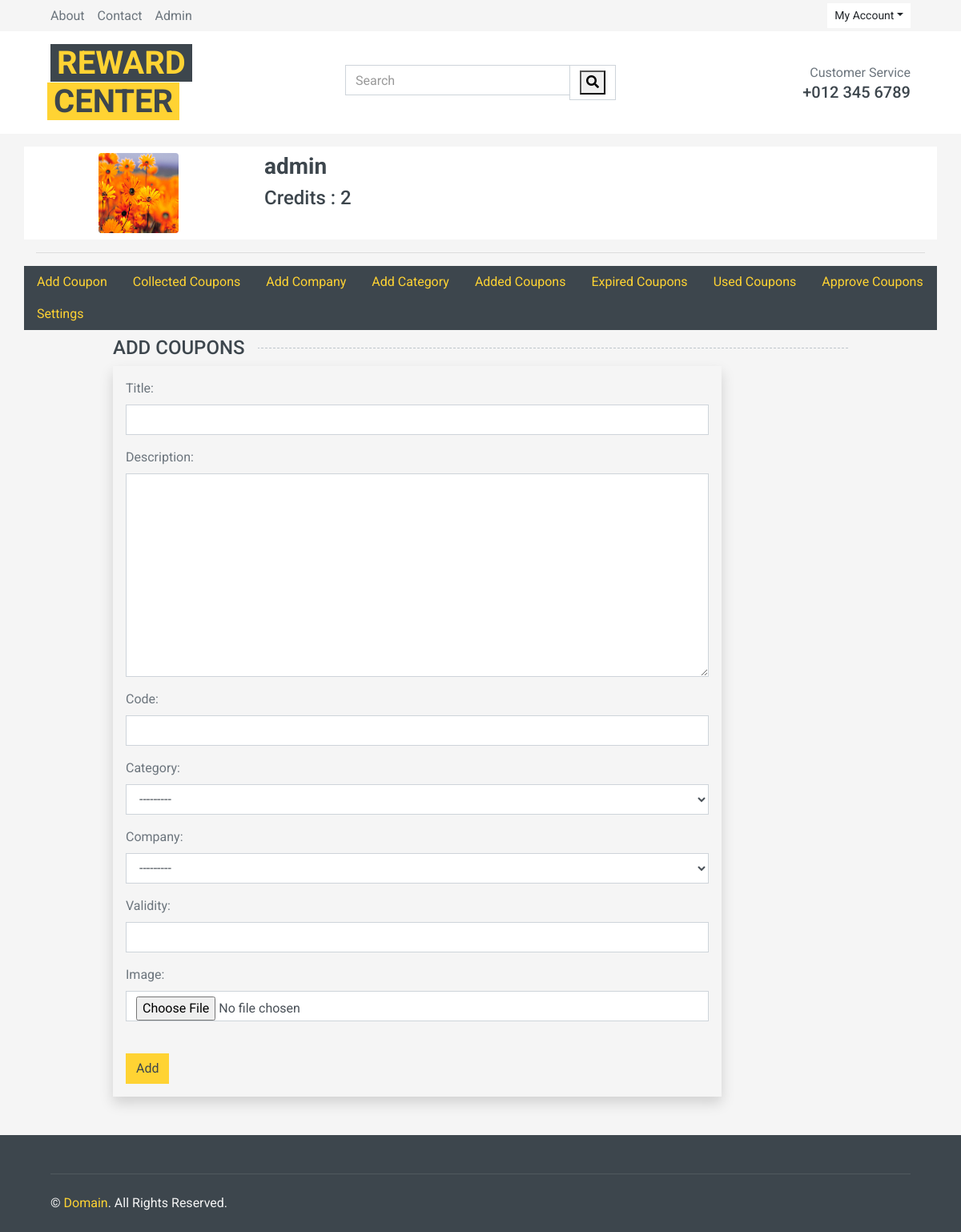
/add-coupon/ (signed in), run on the app's committed database.
### myapp/models.py (models this page shows)
class UserProfile(models.Model):
  user = models.OneToOneField(User, on_delete=models.CASCADE)
  credits = models.IntegerField(default=5)
  dp = models.ImageField(upload_to='user_dp/', null=True, blank=True)

### myapp/views.py (the view, shortened to what this page needs)
# urls.py: path('add-coupon/', views.AddCoupon.as_view(), name="add-coupon"),
@method_decorator(login_required, name='dispatch')
class AddCoupon(View):
  def get(self, request):
    fm = CouponForm()
    profiledetail = UserProfile.objects.filter(user_id=request.user.id)
    data = dict(forms=fm, profiledetail=profiledetail)
    return render(request, 'myapp/add_coupon.html', data)

### myapp/forms.py
class CouponForm(forms.ModelForm):
  class Meta:
    model = Coupon
    fields = ['title', 'description', 'code','category', 'company', 'validity', 'image']
    widgets = {
      'validity' : forms.TextInput(attrs={'id':'datepicker', 'class':'form-control'}),
      'title' : forms.TextInput(attrs={'class':'form-control'}),
      'description' : forms.Textarea(attrs={'class':'form-control'}),
      'code' : forms.TextInput(attrs={'class':'form-control'}),
      'image' : forms.FileInput(attrs={'class':'form-control'}),
      'company' : forms.Select(attrs={'class':'form-control'}),
      'category' : forms.Select(attrs={'class':'form-control'}),
      'collected_by' : forms.HiddenInput()
    }

### myapp/models.py (called while the page is built)
  def __str__(self):
    return self.name

  def __str__(self):
    return self.name

### myapp/templates/myapp/add_coupon.html (shortened to what this page needs)
{% extends 'myapp/base.html' %}
{% load static %}
{% block profileheader %}
{% include 'myapp/profile-mid-portion.html' %}
{% endblock profileheader %}
{% block content %}
    <div class="row px-xl-5">
      <div class="container-fluid pt-2">
        <h4 class="section-title position-relative text-uppercase mx-5 mb-2"><span class="bg-secondary pr-3">Add Coupons</span></h4>
        <div class="row px-xl-5">
          <div class="col-md-10">
            <form action="" method="post" novalidate class="shadow p-3" enctype="multipart/form-data">
              {% for fm in forms %}
              <div class="form-group">
                  {{fm.label_tag}} {{fm}} <small class="text-danger">{{fm.errors|striptags}}</small>
              </div>
              {% endfor %}
              <input type="submit" class="btn btn-primary mt-4" value="Add">
              <br>
            </form>
          </div>
        </div>
      </div>
  </div>
</div>
{% endblock content %}

### myapp/templates/myapp/profile-mid-portion.html
{% load static %}
<div class="container">
  <div class="row my-3 bg-light">
    <div class="col-3 py-2 align-self-start">
      {% for pd in profiledetail %}
      {% if pd.dp %}
      <img src="{{pd.dp.url}}" alt="Profile Picture" class="rounded mx-auto d-block" style="border-radius: 40%;" width="100px" height="100px">
      {% else %}
      <img src="{% static 'myapp/images/user.jpg' %}" alt="Profile Picture" class="mx-auto d-block" style="border-radius: 50%;" width="100px" height="100px">
      {% endif %}
    </div>
    <div class="col-3 py-2">
      <h3>{{request.user}} {{request.user.profile}}</h3>
      <h4>Credits : {{pd.credits}}</h4>
      {% endfor %}
    </div>
  </div>
  <hr>
  <div class="row bg-dark">
    <a href="{% url 'add-coupon' %}" class="nav-item nav-link">Add Coupon</a>
    <a href="{% url 'profile' %}" class="nav-item nav-link">Collected Coupons</a>
    <a href="{% url 'add-company' %}" class="nav-item nav-link">Add Company</a>
    <a href="{% url 'add-category' %}" class="nav-item nav-link">Add Category</a>
    <a href="{% url 'added-coupons' %}" class="nav-item nav-link">Added Coupons</a>
    <a href="{% url 'expired-coupons' %}" class="nav-item nav-link">Expired Coupons</a>
    <a href="{% url 'used-coupons' %}" class="nav-item nav-link">Used Coupons</a>
    {% if user.is_superuser %}
    <a href="{% url 'approve-coupons' %}" class="nav-item nav-link">Approve Coupons</a>
    {% else %}
    <a href="{% url 'coupon-status' %}" class="nav-item nav-link">Coupon Status</a>
    {% endif %}
    <a href="{% url 'profile-update' %}" class="nav-item nav-link">Settings</a>
  </div>

### data on the page
UserProfile: dp (picture), credits "2"

### other printed values
{{ request.user }} "admin"
{{ fm.label_tag }} "Title:" "Description:" "Code:" "Category:" "Company:" "Validity:" "Image:"
